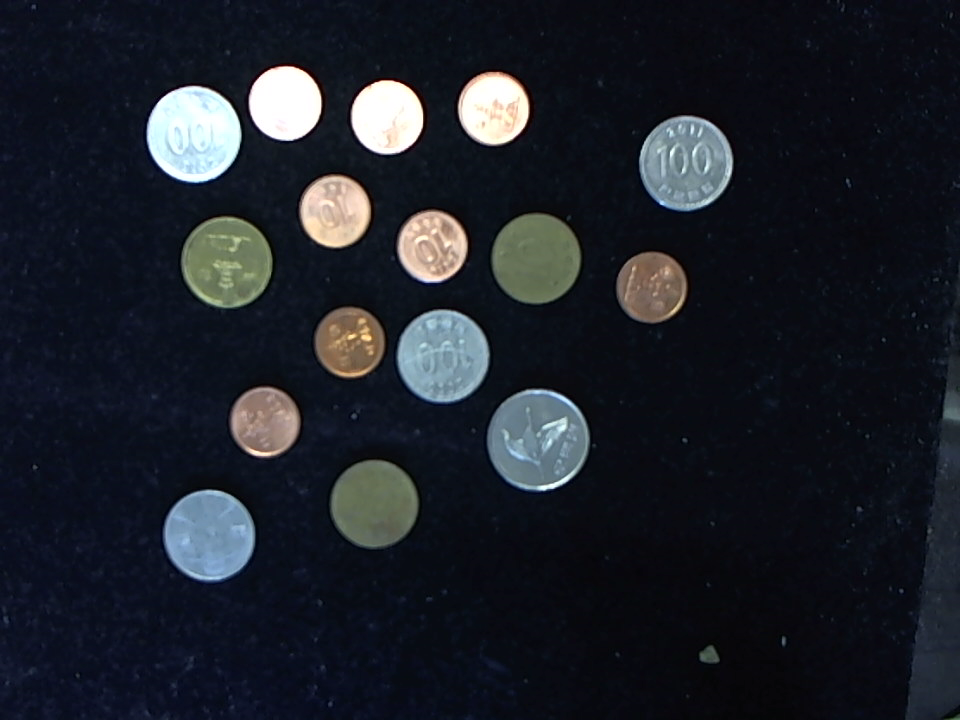
#> input picture coin/01.png, 960 x 720 px; its folder holds 4 pictures in this run
$ python CoinDetecter.py
#> lines starting #> are read from the running program, lines starting #| are printed output that depends on the picture; after the words box and inside, x2 and y2 are one past the last pixel; in counts of white or black regions, pixels touching at a corner belong together
import numpy as np, cv2

def preprocessing(coin_no):
#> called with coin_no = 1
    fname = "coin/{0:02d}.png".format(coin_no)
    image = cv2.imread(fname, cv2.IMREAD_COLOR)
#> image is the input picture: shape (720, 960, 3); mean B, G, R 41.5, 33.6, 29.8
    if image is None: return None, None

    gray = cv2.cvtColor(image, cv2.COLOR_BGR2GRAY)      # 명암도 영상 변환
    gray = cv2.GaussianBlur(gray, (7, 7), 2, 2)         # 블러링
    flag = cv2.THRESH_BINARY + cv2.THRESH_OTSU          # 이진화
    _, th_img = cv2.threshold(gray, 130, 255, flag)
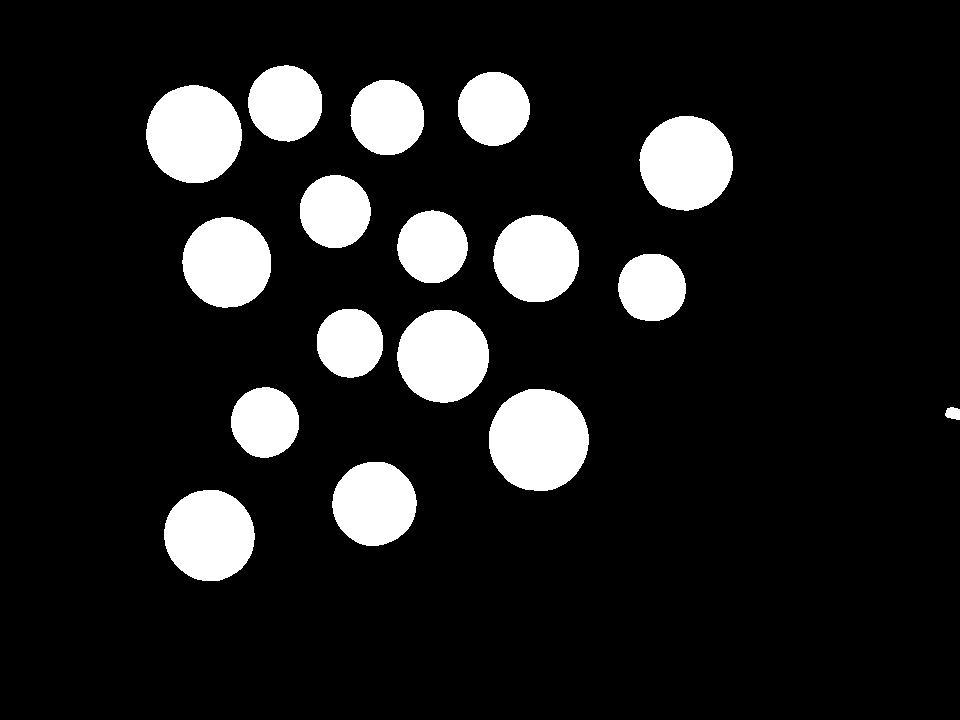
#> th_img: shape (720, 960); 12.4% white; 17 white regions, largest, box (x1, y1, x2, y2) and area: (489, 389, 589, 491) 8070, (146, 85, 242, 183) 7356, (639, 116, 733, 211) 6951

    mask = np.ones((3, 3), np.uint8)
    th_img = cv2.morphologyEx(th_img, cv2.MORPH_OPEN, mask)  # 열림 연산
#> th_img: shape (720, 960); 12.4% white; 17 white regions

    return image, th_img

def find_coins(image):
    results = cv2.findContours(image, cv2.RETR_EXTERNAL, cv2.CHAIN_APPROX_SIMPLE)
#> results = 17 contours; largest, box (x1, y1, x2, y2) and area: (489, 389, 589, 491) 7926, (146, 85, 242, 183) 7220, (640, 116, 733, 211) 6816, (397, 310, 489, 403) 6572, (164, 490, 255, 581) 6374
    contours = results[0] if int(cv2.__version__[0]) >= 4 else results[1]
#> contours has the same summary as results

    circles = [cv2.minEnclosingCircle(c) for c in contours]  # 외각을 둘러싸는 원 검출
#> circles = 17 items
    circles = [(tuple(map(int, center)), int(radius)) for center, radius in circles if radius > 25]
#> circles = 16 items

    return circles

def make_coin_img(src, circles):
    coins = []
    for center, radius in circles:
        r = radius * 3
        cen = (r // 2, r // 2)                                      # 마스크 중심
        mask = np.zeros((r, r, 3), np.uint8)                        # 마스크 행렬
        cv2.circle(mask, cen, radius, (255, 255, 255), cv2.FILLED)

        coin = cv2.getRectSubPix(src, (r, r), center)
        coin = cv2.bitwise_and(coin, mask)                          # 마스킹 처리
        coins.append(coin)                                          # 동전 영상 저장

    return coins

def calc_histo_hue(coin):
    hsv = cv2.cvtColor(coin, cv2.COLOR_BGR2HSV)             # 컬러 공간 변환
    hsize, ranges = [32], [0, 180]                          # 32개 막대, 화소값 0~180 범위
    hist = cv2.calcHist([hsv], [0], None, hsize, ranges)

    return hist.flatten()

def grouping(hists):
    ws = [0, 0, 0, 0, 0, 0, 0, 0, 0, 0, 0, 0, 0, 1, 2, 3, 4, 5, 6, 8, 6, 5, 4, 3, 2, 1, 0, 0, 0, 0, 0, 0]  # 가중치 지정

    sim = np.multiply(hists, ws)
    similaritys = np.sum(sim, axis=1) / np.sum(hists, axis=1)

    groups = [1 if s > 1.2 else 0 for s in similaritys]

    return groups

def classify_coins(circles, groups):
    ncoins = [0] * 4
    g = np.full((2,70), -1, int)

    g[0, 26:47], g[0, 47:50], g[0, 50:] = 0, 2, 3
    g[1, 36:44], g[1, 44:50], g[1, 50:] = 1, 2, 3

    for group, (_, radius) in zip(groups, circles):
        coin = g[group, radius]
        ncoins[coin] += 1

    return np.array(ncoins)

def put_string(frame, text, pt, value=None, color=(120, 200, 90)) :     # 프레임에 문자열 출력
    text = str(text) + str(value)
    shade = (pt[0] + 2, pt[1] + 2)
    font = cv2.FONT_HERSHEY_SIMPLEX

    cv2.putText(frame, text, shade, font, 0.7, (0, 0, 0), 2)    # 그림자 효과
    cv2.putText(frame, text, pt, font, 0.7, color, 2)           # 작성 문자

coin_no, max_no, cnt = 0, 85, 1

while True:
    coin_no = coin_no + cnt
    image, th_img = preprocessing(coin_no)

    if image is None:
        print("%02d.jpg: 영상 파일 없음" % coin_no)
        if coin_no < 0: coin_no = max_no
        elif coin_no >= max_no: coin_no = 0
        continue

    circles = find_coins(th_img)                                # 객체 검출
#> circles = 16 items
    coin_imgs = make_coin_img(image, circles)                   # 동전 영상 생성
#> the loop in make_coin_img, `for center, radius in circles:` made 16 passes
#> (center, radius, r, cen) on passes 1 to 12: ((209, 535), 45, 135, (67, 67)), ((374, 503), 42, 126, (63, 63)), ((538, 439), 51, 153, (76, 76)), ((264, 421), 35, 105, (52, 52)), ((442, 355), 46, 138, (69, 69)), ((349, 342), 34, 102, (51, 51)), ((651, 287), 34, 102, (51, 51)), ((226, 261), 45, 135, (67, 67)), ((536, 258), 43, 129, (64, 64)), ((431, 246), 36, 108, (54, 54)), ((334, 211), 36, 108, (54, 54)), ((684, 162), 48, 144, (72, 72))
#> after the loop in make_coin_img, `for center, radius in circles:`:
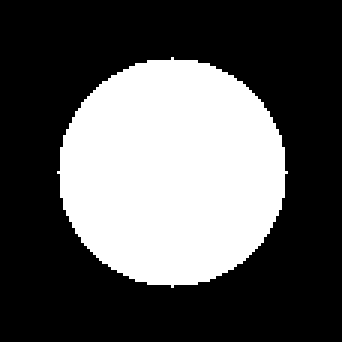
#> mask: shape (114, 114, 3) (shown 3 times larger); 34.7% white; 1 white region, box (x1, y1, x2, y2) and area: (19, 19, 96, 96) 4513
#> coin_imgs = 16 items
    coin_hists= [calc_histo_hue(coin) for coin in coin_imgs]    # 동전 영상 히스토그램
#> in calc_histo_hue, `hsv = cv2.cvtColor(coin, cv2.COLOR_BGR2HSV)`: hsv: shape (135, 135, 3); mean H, S, V 36.5, 30, 64.5
#> in calc_histo_hue, `hist = cv2.calcHist([hsv], [0], None, hsize, ranges)`: hist = 32 values, max 11864 at index 0, min 0 at index 1, mean 569.5
#> in calc_histo_hue (call 2), `hsv = cv2.cvtColor(coin, cv2.COLOR_BGR2HSV)`: hsv: shape (126, 126, 3); mean H, S, V 16.2, 16.1, 38.2
#> in calc_histo_hue (call 3), `hsv = cv2.cvtColor(coin, cv2.COLOR_BGR2HSV)`: hsv: shape (153, 153, 3); mean H, S, V 34.9, 21.7, 52.5
#> in calc_histo_hue (call 4), `hsv = cv2.cvtColor(coin, cv2.COLOR_BGR2HSV)`: hsv: shape (105, 105, 3); mean H, S, V 5.1, 18.3, 54.6
#> in calc_histo_hue (call 5), `hsv = cv2.cvtColor(coin, cv2.COLOR_BGR2HSV)`: hsv: shape (138, 138, 3); mean H, S, V 34.8, 21.9, 62.3
#> in calc_histo_hue (call 6), `hsv = cv2.cvtColor(coin, cv2.COLOR_BGR2HSV)`: hsv: shape (102, 102, 3); mean H, S, V 5.1, 34.6, 49.5
#> in calc_histo_hue (call 7), `hsv = cv2.cvtColor(coin, cv2.COLOR_BGR2HSV)`: hsv: shape (102, 102, 3); mean H, S, V 4.4, 25.6, 45
#> in calc_histo_hue (call 8), `hsv = cv2.cvtColor(coin, cv2.COLOR_BGR2HSV)`: hsv: shape (135, 135, 3); mean H, S, V 15, 21.5, 46.7
#> in calc_histo_hue (call 9), `hsv = cv2.cvtColor(coin, cv2.COLOR_BGR2HSV)`: hsv: shape (129, 129, 3); mean H, S, V 15.1, 20.5, 39.9
#> in calc_histo_hue (call 10), `hsv = cv2.cvtColor(coin, cv2.COLOR_BGR2HSV)`: hsv: shape (108, 108, 3); mean H, S, V 7.1, 20.2, 71.7
#> in calc_histo_hue (call 11), `hsv = cv2.cvtColor(coin, cv2.COLOR_BGR2HSV)`: hsv: shape (108, 108, 3); mean H, S, V 4.7, 19.9, 77.1
#> in calc_histo_hue (call 12), `hsv = cv2.cvtColor(coin, cv2.COLOR_BGR2HSV)`: hsv: shape (144, 144, 3); mean H, S, V 34.8, 18.6, 55.1
#> in calc_histo_hue (call 13), `hsv = cv2.cvtColor(coin, cv2.COLOR_BGR2HSV)`: hsv: shape (147, 147, 3); mean H, S, V 32.7, 12.6, 83.7
#> in calc_histo_hue (call 13), `hsv = cv2.cvtColor(coin, cv2.COLOR_BGR2HSV)`:
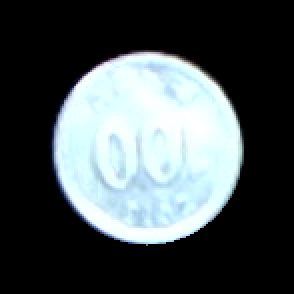
#> coin: shape (147, 147, 3) (shown 2 times larger); mean B, G, R 83.7, 81.6, 73.4
#> in calc_histo_hue (call 13), `hist = cv2.calcHist([hsv], [0], None, hsize, ranges)`: hist = 32 values, max 14126 at index 0, min 0 at index 4, mean 675.3
#> in calc_histo_hue (call 14), `hsv = cv2.cvtColor(coin, cv2.COLOR_BGR2HSV)`: hsv: shape (111, 111, 3); mean H, S, V 11.4, 5, 86.2
#> in calc_histo_hue (call 15), `hsv = cv2.cvtColor(coin, cv2.COLOR_BGR2HSV)`: hsv: shape (108, 108, 3); mean H, S, V 8.9, 9.9, 85.4
#> in calc_histo_hue (call 15), `hsv = cv2.cvtColor(coin, cv2.COLOR_BGR2HSV)`:
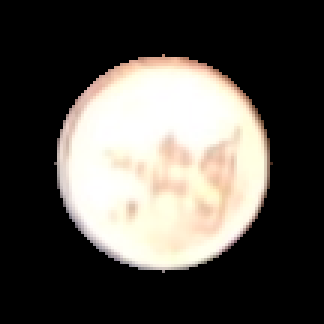
#> coin: shape (108, 108, 3) (shown 3 times larger); mean B, G, R 76.2, 81.7, 85.4
#> in calc_histo_hue (call 15), `hist = cv2.calcHist([hsv], [0], None, hsize, ranges)`: hist = 32 values, max 7919 at index 0, min 0 at index 9, mean 364.5
#> in calc_histo_hue (call 16), `hsv = cv2.cvtColor(coin, cv2.COLOR_BGR2HSV)`: hsv: shape (114, 114, 3); mean H, S, V 14, 3.3, 83.9
#> in calc_histo_hue (call 16), `hsv = cv2.cvtColor(coin, cv2.COLOR_BGR2HSV)`:
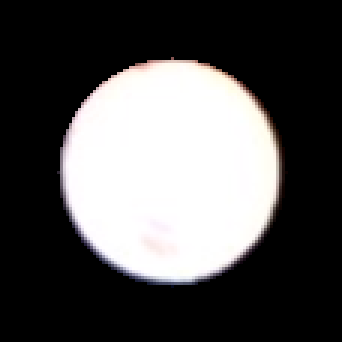
#> coin: shape (114, 114, 3) (shown 3 times larger); mean B, G, R 82.7, 82.7, 83.6
#> in calc_histo_hue (call 16), `hist = cv2.calcHist([hsv], [0], None, hsize, ranges)`: hist = 32 values, max 10896 at index 0, min 0 at index 9, mean 406.1
#> coin_hists = 16 items

    groups = grouping(coin_hists)                               # 동전 영상 그룹 분리
#> in grouping, `similaritys = np.sum(sim, axis=1) / np.sum(hists, axis=1)`: similaritys = [2.12, 0.000441, 1.83, 0.00272, 1.78, 0, 0.000865, 0.00115, 0, 0.0586, 0, 1.82, 1.51, 0.0295, 0.00223, 0.0878]
#> in grouping, `groups = [1 if s > 1.2 else 0 for s in similaritys]`: groups = [1, 0, 1, 0, 1, 0, 0, 0, 0, 0, 0, 1, 1, 0, 0, 0]
#> groups = [1, 0, 1, 0, 1, 0, 0, 0, 0, 0, 0, 1, 1, 0, 0, 0]
    ncoins = classify_coins(circles, groups)                    # 동전 인식
#> the loop in classify_coins, `for group, (_, radius) in zip(groups, circles):` made 16 passes
#> (group, radius, coin) on passes 1 to 12: (1, 45, 2), (0, 42, 0), (1, 51, 3), (0, 35, 0), (1, 46, 2), (0, 34, 0), (0, 34, 0), (0, 45, 0), (0, 43, 0), (0, 36, 0), (0, 36, 0), (1, 48, 2)
#> after the loop in classify_coins, `for group, (_, radius) in zip(groups, circles):`: ncoins = [11, 0, 4, 1]
#> ncoins = [11, 0, 4, 1]
    coin_value = np.array([10, 50, 100, 500])                   # 동전 금액
    total = sum(coin_value * ncoins )                           # 화면에 인식되는 모든 동전의 금액합
#> total = 1010
    print_total = "Total : {:,} Won".format(total)
#> print_total = 'Total : 1,010 Won'
    put_string(image, print_total, (650, 50), '', (0,230,0))
#> in put_string, `font = cv2.FONT_HERSHEY_SIMPLEX`: font = 0
#> in put_string, `cv2.putText(frame, text, pt, font, 0.7, color, 2)`:
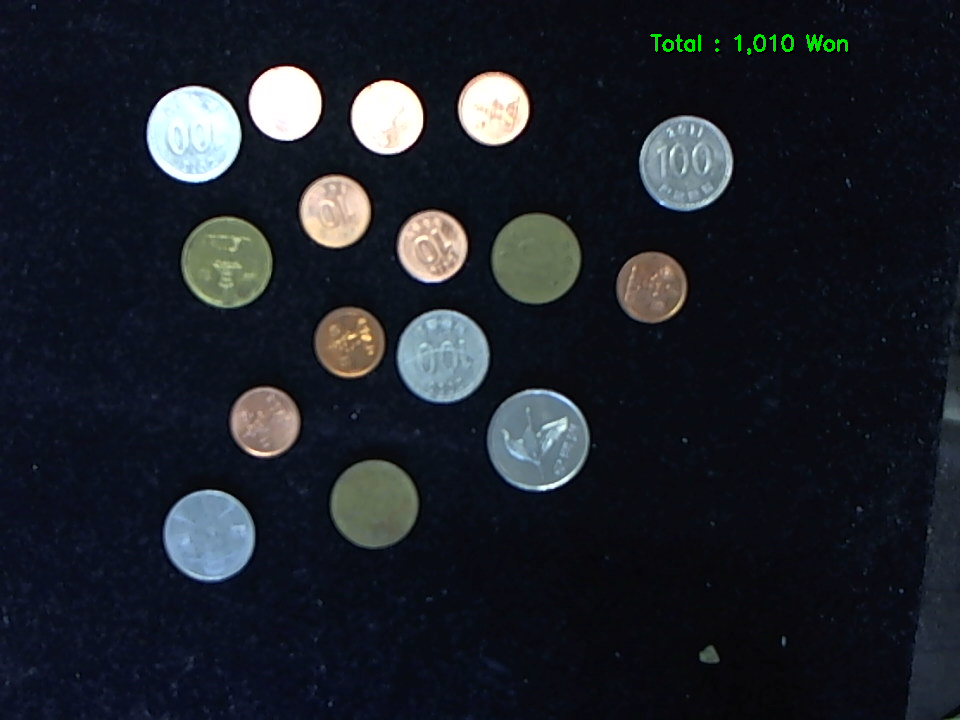
#> frame: shape (720, 960, 3); mean B, G, R 41.5, 33.9, 29.8

    color = [(0, 0, 250), (255, 255, 0), (0, 250, 0), (250, 0, 255)]        # 동전별 색상
    for i, (c, r) in enumerate(circles):
        cv2.circle(image, c, r, color[groups[i]], 2)
        put_string(image, i + 1, (c[0] - 11, c[1] + 7), '', color[2])       # 동전에 검출 순번 표시
#> this loop made 16 passes
#> (c, r, text in put_string, shade in put_string) on passes 1 to 12: ((209, 535), 45, '1', (200, 544)), ((374, 503), 42, '2', (365, 512)), ((538, 439), 51, '3', (529, 448)), ((264, 421), 35, '4', (255, 430)), ((442, 355), 46, '5', (433, 364)), ((349, 342), 34, '6', (340, 351)), ((651, 287), 34, '7', (642, 296)), ((226, 261), 45, '8', (217, 270)), ((536, 258), 43, '9', (527, 267)), ((431, 246), 36, '10', (422, 255)), ((334, 211), 36, '11', (325, 220)), ((684, 162), 48, '12', (675, 171))
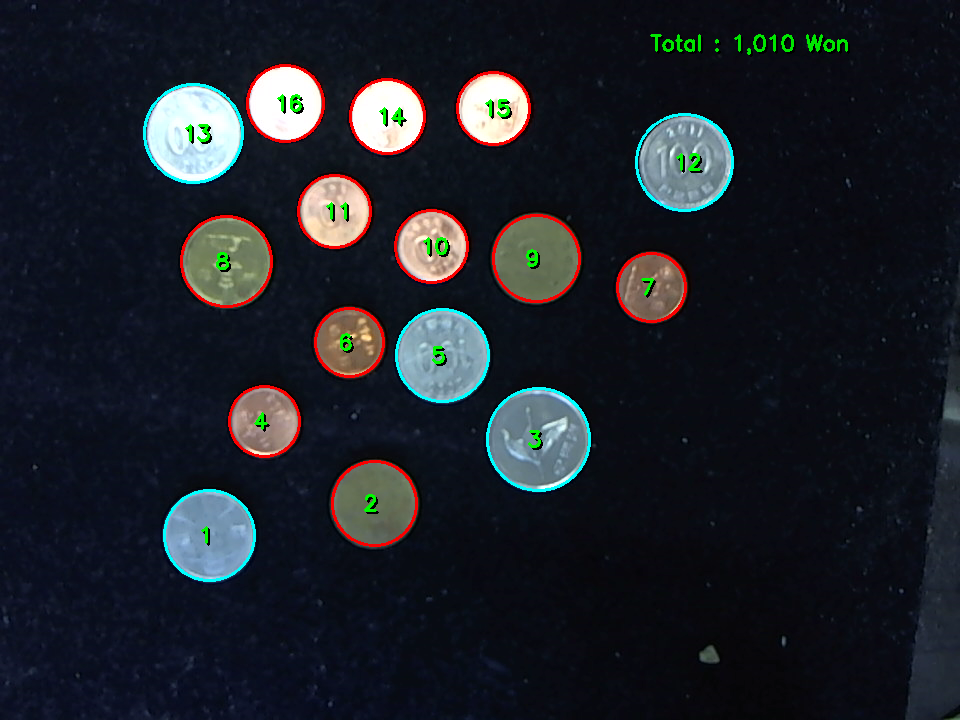
#> image: shape (720, 960, 3); 2.28% of pixels changed, all inside (x1, y1, x2, y2) = (143, 64, 734, 582)

    cv2.imshow("CoinDetecter", image)

    key = cv2.waitKey(0)  # 키 이벤트 대기
#> (key Esc is pressed here)
    if key == 13 or key == 32: cnt = 1              # 엔터 키 이벤트나 스페이스 키 이벤트가 발생하면 다음 영상
    elif key == 8: cnt = -1                         # 백스페이스 키 이벤트가 발생하면 이전 영상
    elif key == 27: break                           # ESC 키 이벤트가 발생하면 종료
